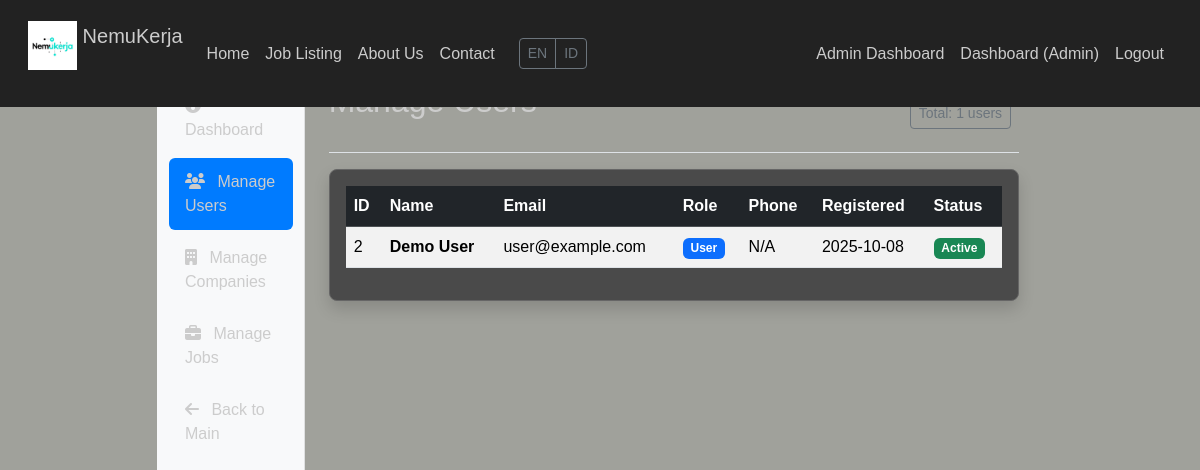
The app's page /admin/users (signed in) with its own data.
### models.py (models this page shows)
class User(db.Model, UserMixin):
    __tablename__ = 'user'
    __table_args__ = {'extend_existing': True}
    id = db.Column(db.Integer, primary_key=True)
    email = db.Column(db.String(120), unique=True, nullable=False)
    password_hash = db.Column(db.String(128), nullable=False)
    role = db.Column(db.String(20), nullable=False)
    name = db.Column(db.String(100), nullable=False)
    phone = db.Column(db.String(20), nullable=True)
    created_at = db.Column(db.DateTime, default=datetime.utcnow)
    company = db.relationship('Company', backref='user', uselist=False, lazy=True)
    applications = db.relationship('Application', backref='applicant', lazy=True)

### app.py (the view)
    @app.route('/admin/users')
    @login_required
    def admin_users():
        if current_user.role != 'admin':
            flash('You are not authorized to access this page.', 'danger')
            return redirect(url_for('dashboard'))
        users = User.query.filter_by(role='user').all()
        return render_template('admin_users.html', users=users)

### templates/admin_users.html (shortened to what this page needs)
{% extends "base.html" %}
{% block content %}
    <div class="row">
        <div class="col-md-3 col-lg-2 d-md-block bg-light sidebar">
            <div class="position-sticky pt-3">
                <ul class="nav flex-column">
                    <li class="nav-item">
                        <a class="nav-link" href="{{ url_for('admin_dashboard') }}">
                            Dashboard
                        </a>
                    </li>
                    <li class="nav-item">
                        <a class="nav-link active" href="{{ url_for('admin_users') }}">
                            <i class="fas fa-users me-2"></i>
                            Manage Users
                        </a>
                    </li>
                    <li class="nav-item">
                        <a class="nav-link" href="{{ url_for('admin_companies') }}">
                            <i class="fas fa-building me-2"></i>
                            Manage Companies
                        </a>
                    </li>
                    <li class="nav-item">
                        <a class="nav-link" href="{{ url_for('admin_jobs') }}">
                            <i class="fas fa-briefcase me-2"></i>
                            Manage Jobs
                        </a>
                    </li>
                    <li class="nav-item">
                        <a class="nav-link" href="{{ url_for('dashboard') }}">
                            <i class="fas fa-arrow-left me-2"></i>
                            Back to Main
                        </a>
                    </li>
                </ul>
            </div>
        </div>
        <div class="col-md-9 col-lg-10 ms-sm-auto px-md-4">
            <div class="d-flex justify-content-between flex-wrap flex-md-nowrap align-items-center pt-3 pb-2 mb-3 border-bottom">
                <h2>Manage Users</h2>
                <div class="btn-toolbar mb-2 mb-md-0">
                    <div class="btn-group me-2">
                        <span class="btn btn-sm btn-outline-secondary">
                            Total: {{ users|length }} users
                        </span>
                    </div>
                </div>
            </div>
            <div class="card shadow">
                <div class="card-body">
                    <div class="table-responsive">
                        <table class="table table-striped table-hover">
                            <thead class="table-dark">
                                <tr>
                                    <th>ID</th>
                                    <th>Name</th>
                                    <th>Email</th>
                                    <th>Role</th>
                                    <th>Phone</th>
                                    <th>Registered</th>
                                    <th>Status</th>
                                </tr>
                            </thead>
                            <tbody>
                                {% for user in users %}
                                <tr>
                                    <td>{{ user.id }}</td>
                                    <td>
                                        <strong>{{ user.name }}</strong>
                                    </td>
                                    <td>{{ user.email }}</td>
                                    <td>
                                        <span class="badge {% if user.role == 'user' %}bg-primary{% elif user.role == 'company' %}bg-success{% else %}bg-danger{% endif %}">
                                            {{ user.role|title }}
                                        </span>
                                    </td>
                                    <td>{{ user.phone or 'N/A' }}</td>
                                    <td>{{ user.created_at.strftime('%Y-%m-%d') }}</td>
                                    <td>
                                        <span class="badge bg-success">Active</span>
                                    </td>
                                </tr>
                                {% endfor %}
                            </tbody>
                        </table>
                    </div>
                </div>
            </div>
        </div>
    </div>
{% endblock %}

### templates/base.html (shortened to what this page needs)
<!DOCTYPE html>
<html lang="en">
<head>
    <link href="https://cdn.jsdelivr.net/npm/bootstrap@5.3.2/dist/css/bootstrap.min.css" rel="stylesheet">
    <link rel="stylesheet" href="{{ url_for('static', filename='style.css') }}">
    <link rel="stylesheet" href="https://cdnjs.cloudflare.com/ajax/libs/font-awesome/6.4.0/css/all.min.css">
</head>
<body>
    <nav class="navbar navbar-expand-lg fixed-top">
        <div class="container-fluid">
            <a class="navbar-brand" href="{{ url_for('index') }}">
                <img src="{{ url_for('static', filename='images/logopeb.png') }}" alt="NemuKerja Logo" width="49" height="49" class="d-inline-block align-top">
                NemuKerja
            </a>
            <div class="collapse navbar-collapse justify-content-center" id="navbarNav">
                <ul class="navbar-nav">
                    <li class="nav-item">
                        <a class="nav-link" href="{{ url_for('index') }}">Home</a>
                    </li>
                    <li class="nav-item">
                        <a class="nav-link" href="{{ url_for('dashboard') }}">Job Listing</a>
                    </li>
                    <li class="nav-item">
                        <a class="nav-link" href="{{ url_for('about') }}">About Us</a>
                    </li>
                    <li class="nav-item">
                        <a class="nav-link" href="{{ url_for('contact') }}">Contact</a>
                    </li>
                </ul>
                <div class="btn-group flagselection ms-3">
                    <button class="btn btn-sm btn-outline-secondary">EN</button>
                    <button class="btn btn-sm btn-outline-secondary">ID</button>
                </div>
                <ul class="navbar-nav ms-auto">
                    {% if current_user.is_authenticated %}
                        {% if current_user.role == 'admin' %}
                            <li class="nav-item">
                                <a class="nav-link" href="{{ url_for('admin_dashboard') }}">Admin Dashboard</a>
                            </li>
                        {% endif %}
                        <li class="nav-item">
                            <a class="nav-link" href="{{ url_for('dashboard') }}">Dashboard ({{ current_user.name }})</a>
                        </li>
                        <li class="nav-item">
                            <a class="nav-link btn btn-outline-danger" href="{{ url_for('logout') }}">Logout</a>
                        </li>
                    {% endif %}
                </ul>
            </div>
        </div>
    </nav>
    <main class="main-content">
        {% block content %}{% endblock %}
    </main>
</body>
</html>

### static/style.css (style rules this page uses)
body { background-color: #A0A19B; font-family: Arial, sans-serif; display: flex; justify-content: center; align-items: center; min-height: 100vh; margin: 0; color: #ffffff; }
h2, h3 { color: #cccccc; margin-bottom: 1.5rem; }
img { margin-bottom: 1rem; background-color: #555555; }
.btn-outline-danger { border-color: #dc3545; color: #dc3545; }
.card { border: 1px solid #666666; border-radius: 8px; box-shadow: 0 2px 5px rgba(0, 0, 0, 0.3); background-color: #4a4a4a; }
.card-body { padding: 1rem; }
.navbar { background-color: #222222; padding: 1rem; }
.navbar-brand, .nav-link { color: #cccccc !important; }
body { padding-top: 56px; }

### templates/admin_users.html (style rules this page uses)
.sidebar { min-height: calc(100vh - 76px); box-shadow: inset -1px 0 0 rgba(0, 0, 0, .1); }
.sidebar .nav-link { color: #333; padding: 0.75rem 1rem; border-radius: 0.375rem; margin-bottom: 0.25rem; }
.sidebar .nav-link.active { background-color: #007bff; color: white; }

### records on screen
User: name "Admin"
User: id "2", name "Demo User", email "user@example.com", role "User", phone "N/A", created_at "2025-10-08"

### other values on screen
{{ users|length }} "1"
